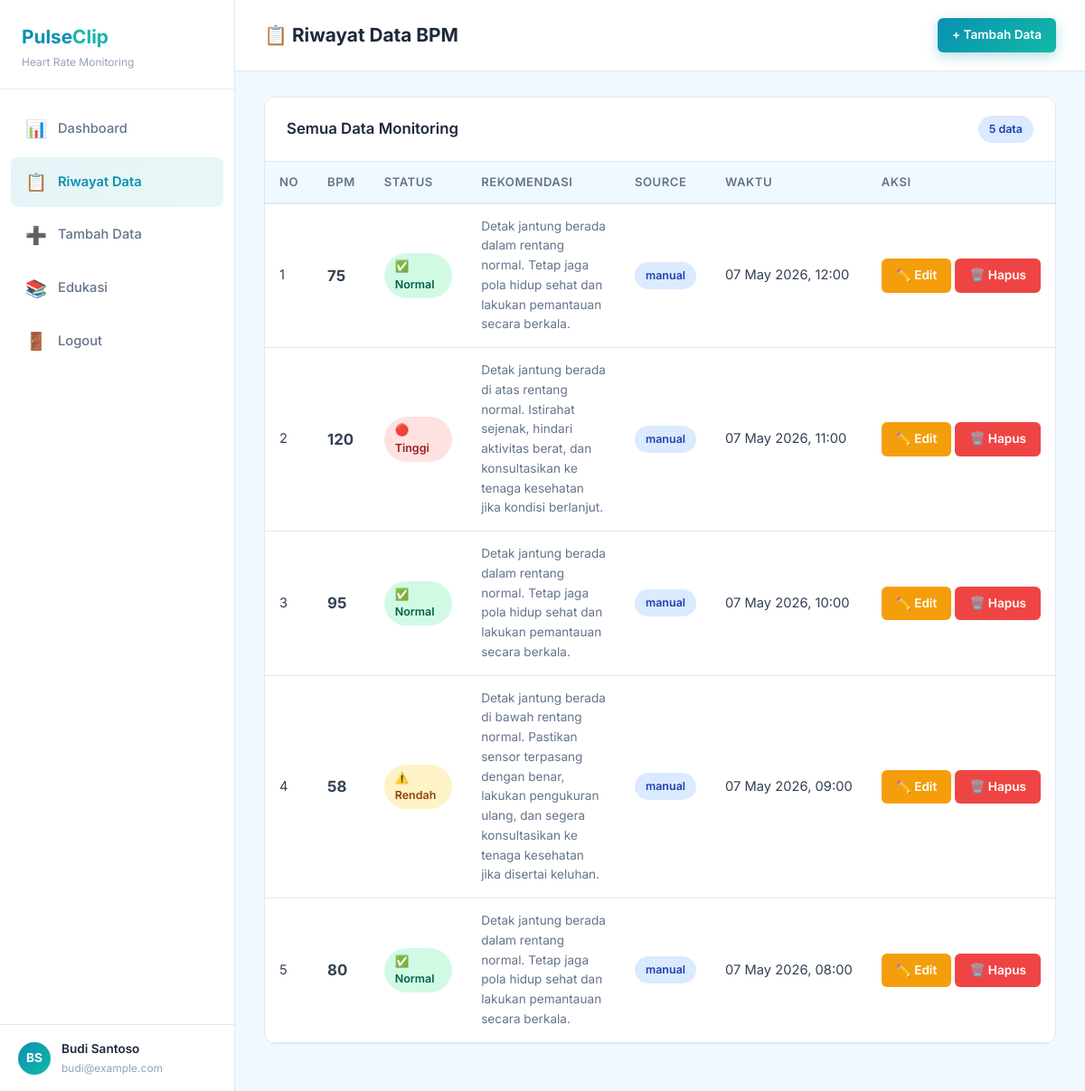
The page /pages/history.php (signed in) on the database its author committed.
### tables this page shows
CREATE TABLE IF NOT EXISTS heart_rate_data (
    id INT AUTO_INCREMENT PRIMARY KEY,
    user_id INT NOT NULL,
    bpm INT NOT NULL,
    status VARCHAR(20) NOT NULL,
    rekomendasi TEXT NOT NULL,
    source VARCHAR(20) DEFAULT 'manual',
    recorded_at TIMESTAMP DEFAULT CURRENT_TIMESTAMP,
    created_at TIMESTAMP DEFAULT CURRENT_TIMESTAMP,
    updated_at TIMESTAMP DEFAULT CURRENT_TIMESTAMP ON UPDATE CURRENT_TIMESTAMP,
    FOREIGN KEY (user_id) REFERENCES users(id) ON DELETE CASCADE
);

### config/helpers.php (called while the page is built, shortened)
<?php
function getStatusBadgeClass($status) {
    switch ($status) {
        case "Rendah":
            return "badge-warning";
        case "Normal":
            return "badge-success";
        case "Tinggi":
            return "badge-danger";
    }
}
function getStatusIcon($status) {
    switch ($status) {
        case "Rendah":
            return "⚠️";
        case "Normal":
            return "✅";
        case "Tinggi":
            return "🔴";
    }
}
function formatWaktu($datetime) {
    return date('d M Y, H:i', strtotime($datetime));
}

### pages/history.php (the view, shortened to what this page needs)
<?php
require_once __DIR__ . '/../config/helpers.php';
require_once __DIR__ . '/../config/database.php';
$userId = $_SESSION['user_id'];
$stmt = $conn->prepare("SELECT * FROM heart_rate_data WHERE user_id = ? ORDER BY recorded_at DESC");
$stmt->bind_param("i", $userId);
$stmt->execute();
$allData = $stmt->get_result()->fetch_all(MYSQLI_ASSOC);
include __DIR__ . '/../includes/header.php';
include __DIR__ . '/../includes/sidebar.php';
?>
<div class="topbar">
    <h2>📋 Riwayat Data BPM</h2>
    <div class="topbar-right">
        <a href="/PulseClip/pages/add_data.php" class="btn btn-primary btn-sm">+ Tambah Data</a>
    </div>
</div>
<div class="content-area">
    <div class="card">
        <div class="card-header">
            <h3>Semua Data Monitoring</h3>
            <span class="badge badge-info"><?php echo count($allData); ?> data</span>
        </div>
        <div class="card-body" style="padding: 0;">
            <?php if (count($allData) > 0): ?>
                <div class="table-responsive">
                    <table class="data-table">
                        <thead>
                            <tr>
                                <th>No</th>
                                <th>BPM</th>
                                <th>Status</th>
                                <th>Rekomendasi</th>
                                <th>Source</th>
                                <th>Waktu</th>
                                <th>Aksi</th>
                            </tr>
                        </thead>
                        <tbody>
                            <?php $no = 1; foreach ($allData as $row): ?>
                            <tr>
                                <td><?php echo $no++; ?></td>
                                <td><span class="bpm-value"><?php echo htmlspecialchars($row['bpm']); ?></span></td>
                                <td>
                                    <span class="badge <?php echo getStatusBadgeClass($row['status']); ?>">
                                        <?php echo getStatusIcon($row['status']) . ' ' . htmlspecialchars($row['status']); ?>
                                    </span>
                                </td>
                                <td style="max-width: 250px; font-size: 0.85rem; color: var(--gray);">
                                    <?php echo htmlspecialchars($row['rekomendasi']); ?>
                                </td>
                                <td><span class="badge badge-info"><?php echo htmlspecialchars($row['source']); ?></span></td>
                                <td style="white-space: nowrap;"><?php echo formatWaktu($row['recorded_at']); ?></td>
                                <td style="white-space: nowrap;">
                                    <a href="/PulseClip/pages/edit_data.php?id=<?php echo $row['id']; ?>" class="btn btn-warning btn-sm">✏️ Edit</a>
                                    <a href="/PulseClip/pages/delete_data.php?id=<?php echo $row['id']; ?>" class="btn btn-danger btn-sm" onclick="return confirm('Yakin ingin menghapus data ini?')">🗑️ Hapus</a>
                                </td>
                            </tr>
                            <?php endforeach; ?>
                        </tbody>
                    </table>
                </div>
            <?php endif; ?>
        </div>
    </div>
</div>
<?php include __DIR__ . '/../includes/footer.php'; ?>

### assets/css/style.css (style rules this page uses)
:root { --primary: #0891b2; --primary-light: #22d3ee; --primary-dark: #0e7490; --teal: #14b8a6; --teal-light: #5eead4; --teal-dark: #0d9488; --success: #10b981; --success-light: #d1fae5; --warning: #f59e0b; --warning-light: #fef3c7; --danger: #ef4444; --danger-light: #fee2e2; --info: #3b82f6; --dark: #1e293b; --dark-2: #334155; --gray: #64748b; --gray-light: #94a3b8; --gray-lighter: #e2e8f0; --bg: #f0f9ff; --bg-card: #ffffff; --white: #ffffff; --shadow: 0 1px 3px rgba(0,0,0,0.08), 0 4px 12px rgba(0,0,0,0.04); --shadow-md: 0 4px 16px rgba(0,0,0,0.08), 0 8px 24px rgba(0,0,0,0.04); --shadow-lg: 0 8px 32px rgba(0,0,0,0.1); --radius: 12px; --radius-sm: 8px; --radius-lg: 16px; --transition: all 0.3s cubic-bezier(0.4, 0, 0.2, 1); }
* { margin: 0; padding: 0; box-sizing: border-box; }
body { font-family: 'Inter', sans-serif; background: var(--bg); color: var(--dark); line-height: 1.6; min-height: 100vh; }
a { text-decoration: none; color: inherit; }
.btn { display: inline-flex; align-items: center; gap: 8px; padding: 12px 28px; border-radius: var(--radius-sm); font-family: 'Inter', sans-serif; font-size: 0.95rem; font-weight: 600; border: none; cursor: pointer; transition: var(--transition); text-decoration: none; }
.btn-primary { background: linear-gradient(135deg, var(--primary), var(--teal)); color: var(--white); box-shadow: 0 4px 14px rgba(8,145,178,0.3); }
.btn-sm { padding: 8px 16px; font-size: 0.85rem; border-radius: 6px; }
.btn-warning { background: var(--warning); color: var(--white); }
.btn-danger { background: var(--danger); color: var(--white); }
.topbar { padding: 20px 32px; background: var(--white); border-bottom: 1px solid var(--gray-lighter); display: flex; align-items: center; justify-content: space-between; }
.topbar h2 { font-size: 1.3rem; font-weight: 700; }
.topbar .topbar-right { display: flex; align-items: center; gap: 16px; }
.content-area { padding: 28px 32px; }
.card { background: var(--white); border-radius: var(--radius); border: 1px solid var(--gray-lighter); overflow: hidden; margin-bottom: 24px; }
.card-header { padding: 20px 24px; border-bottom: 1px solid var(--gray-lighter); display: flex; align-items: center; justify-content: space-between; }
.card-header h3 { font-size: 1.05rem; font-weight: 600; }
.card-body { padding: 24px; }
.table-responsive { overflow-x: auto; }
.data-table { width: 100%; border-collapse: collapse; }
.data-table th { padding: 12px 16px; text-align: left; font-size: 0.82rem; font-weight: 600; color: var(--gray); text-transform: uppercase; letter-spacing: 0.5px; background: var(--bg); border-bottom: 2px solid var(--gray-lighter); }
.data-table td { padding: 14px 16px; font-size: 0.92rem; border-bottom: 1px solid var(--gray-lighter); color: var(--dark-2); }
.data-table tbody tr { transition: var(--transition); }
.data-table .bpm-value { font-weight: 700; font-size: 1.05rem; }
.badge { display: inline-flex; align-items: center; gap: 4px; padding: 5px 12px; border-radius: 50px; font-size: 0.78rem; font-weight: 600; }
.badge-success { background: var(--success-light); color: #065f46; }
.badge-warning { background: var(--warning-light); color: #92400e; }
.badge-danger { background: var(--danger-light); color: #991b1b; }
.badge-info { background: #dbeafe; color: #1e40af; }

### rows shown on the page
heart_rate_data: bpm "75", status "✅", status "Normal", rekomendasi "Detak jantung berada dalam rentang normal. Tetap jaga pola hidup sehat dan lakukan pemantauan secara berkala.", source "manual", recorded_at "07 May 2026, 12:00"
heart_rate_data: bpm "120", status "🔴", status "Tinggi", rekomendasi "Detak jantung berada di atas rentang normal. Istirahat sejenak, hindari aktivitas berat, dan konsultasikan ke tenaga kesehatan jika kondisi berlanjut.", source "manual", recorded_at "07 May 2026, 11:00"
heart_rate_data: bpm "95", status "✅", status "Normal", rekomendasi "Detak jantung berada dalam rentang normal. Tetap jaga pola hidup sehat dan lakukan pemantauan secara berkala.", source "manual", recorded_at "07 May 2026, 10:00"
heart_rate_data: bpm "58", status "⚠️", status "Rendah", rekomendasi "Detak jantung berada di bawah rentang normal. Pastikan sensor terpasang dengan benar, lakukan pengukuran ulang, dan segera konsultasikan ke tenaga kesehatan jika disertai keluhan.", source "manual", recorded_at "07 May 2026, 09:00"
heart_rate_data: bpm "80", status "✅", status "Normal", rekomendasi "Detak jantung berada dalam rentang normal. Tetap jaga pola hidup sehat dan lakukan pemantauan secara berkala.", source "manual", recorded_at "07 May 2026, 08:00"

### other values the page prints
$initials "BS"
$userName "Budi Santoso"
$userEmail "budi@example.com"
count($allData) "5"
